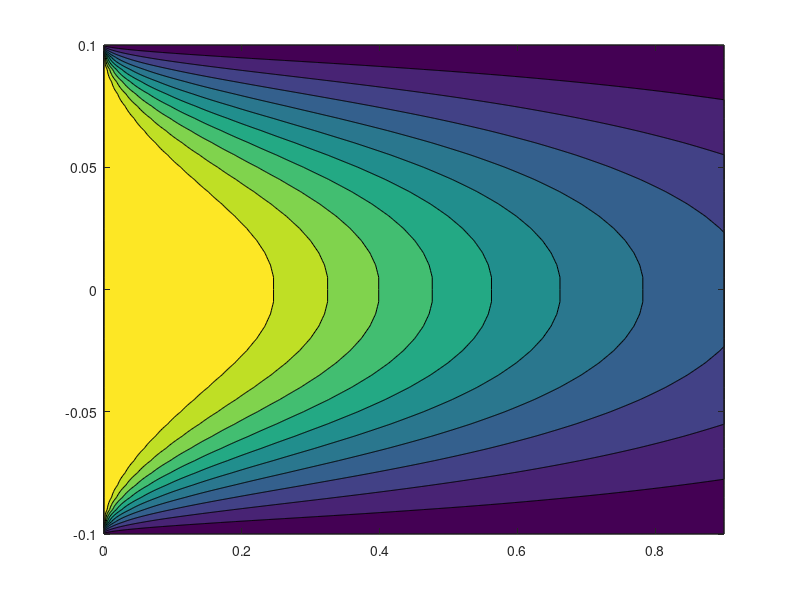

Source code (MATLAB):
clear
close all
clc

ro=50;
cp=4;
xl=0.9; %xlast in meter
x0=0; %x0 in meter
rl=0.1; %rlast in meter
r0=0; %r0 in meter
dx=0.001; %x step
dr=0.005; %y step
u=10; %u in m/s
k=6.25; %(W/m k)
lambda=k*dx/ro/u/cp/dr; %lambda
lx=(xl-x0)/dx+1; %length(x) with discretization
lr=(rl-r0)/dr+1; %length(r) with discretization
r=r0:dr:rl; %creating r vector
x=x0:dx:xl; %creating x vector
t=zeros(lx,lr); %prealocating
%boundry conditions
t(1,:)=800+273;
t(:,end)=20+273;
for i=1:lx-1
    ii=0;%equation counter
    A=zeros(lr);B=zeros(lr,1);
    for k=2:lr-1
        ii=ii+1;
        A(ii,k+1)=-lambda*(1/r(k)+1/dr);
        A(ii,k-1)=-lambda*(1/dr);
        A(ii,k)=lambda*(1/r(k)+2/dr)+1;
        
        t(i,1)=t(i,2);
        t(1,:)=800+273;
        t(:,end)=20+273;
        
        B(ii)=t(i,k);
    end
    %--symmetry condition
    ii=ii+1;
    A(ii,1)=1;
    B(ii)=t(i,2);
    %--
    ii=ii+1;
    A(ii,end)=1;
    B(ii)=t(i,end);
    t(i+1,:)=A\B;
end

t=[fliplr(t(:,2:end)),t];
r=-rl:dr:rl;
disp(t)
contourf(x,r,t')